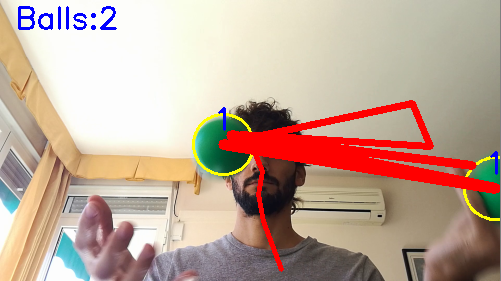
#> input picture error_frame.png, 501 x 281 px, given in place of the camera
$ python Juggling_balls_tracking.py --buffer 5 --mask 5
#> lines starting #> are read from the running program, lines starting #| are printed output that depends on the picture; after the words box and inside, x2 and y2 are one past the last pixel; in counts of white or black regions, pixels touching at a corner belong together
# Code from PyImageSearch 'Ball Tracking with OpenCV'
### https://www.pyimagesearch.com/2015/09/14/ball-tracking-with-opencv/ ###

from imutils.video import VideoStream
from collections import deque
import numpy as np
import argparse
import imutils
import time
import cv2


# construct the argument parser and parse the arguments:
ap = argparse.ArgumentParser()
ap.add_argument('-v', '--video', required=False, help='path to the input video file')
ap.add_argument('-b', '--buffer', required=True, type=int, default=32, help='buffer or length of the tail')
ap.add_argument('-m', '--mask', required=True, type=int, default=True, help='True for visualize mask, False for dont visualize')
args = vars(ap.parse_args())

# define color boundaries conditions in a HSV format,
# (defined values for green color)
# green:  (29, 86, 6)  (64, 255, 255)
lowerColor = (65, 86, 6)
upperColor = (85, 255, 255)

# initialize position vector
pts = deque(maxlen=args['buffer'])

# check if users chose video file or videostream
if not args.get('video', False):
    vs = VideoStream(src=0).start()
else:
    vs = cv2.VideoCapture(args['video'])

# time for warming up the camera or video
time.sleep(2.0)
# just a secondary variable
balls_before=0

# loop for each video frame
while True:

    # read the frame
    frame = vs.read()
#> frame is the input picture: shape (281, 501, 3); mean B, G, R 152, 167.6, 192.3

    # if user chose existed video
    if args.get('video', False):
        frame = frame[1]

    # in case it was a video, check if we have reached the end of that
    if frame is None:
        break

    # resize frame, blur it and convert it to the HSV format
    frame = imutils.resize(frame, width=600)
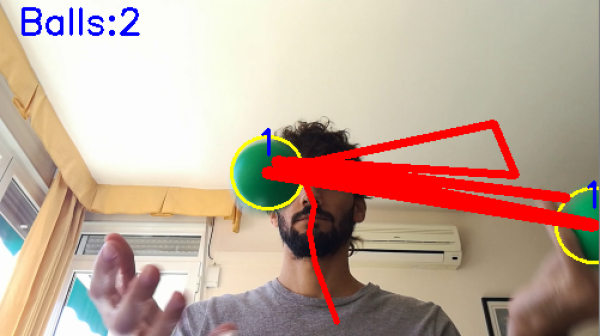
#> frame: shape (336, 600, 3); mean B, G, R 151.9, 167.5, 192.2
    blurred = cv2.GaussianBlur(frame, ksize=(11,11), sigmaX=0)
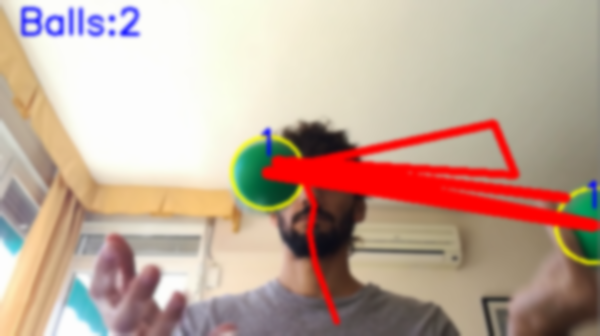
#> blurred: shape (336, 600, 3); mean B, G, R 151.9, 167.5, 192.2
    hsv = cv2.cvtColor(blurred, cv2.COLOR_BGR2HSV)
#> hsv: shape (336, 600, 3); mean H, S, V 33.7, 64.7, 196.5

    # create the mask using inRange method. Every pixel inside of both boundaries will be 1. In other case will be 0.
    mask = cv2.inRange(hsv, lowerb=lowerColor, upperb=upperColor)
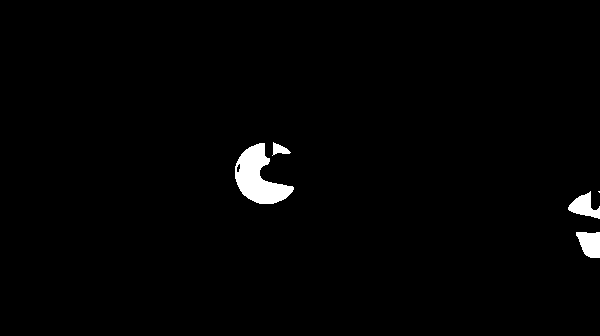
#> mask: shape (336, 600); 1.5% white; 5 white regions (1 under 20 px), largest, box (x1, y1, x2, y2) and area: (235, 143, 294, 204) 1871, (576, 232, 600, 258) 486, (568, 191, 600, 219) 460, (272, 142, 291, 156) 135
    mask = cv2.erode(mask, kernel=None, iterations=5)
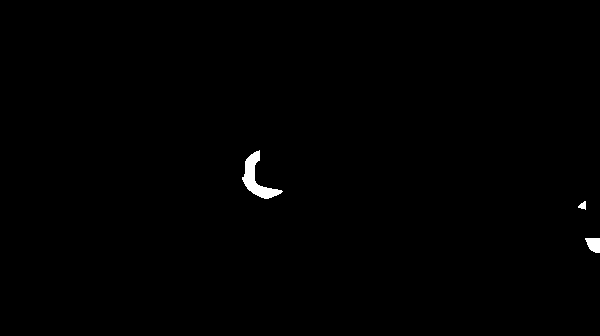
#> mask: shape (336, 600); 0.44% white; 3 white regions, box (x1, y1, x2, y2) and area: (242, 150, 283, 199) 678, (585, 238, 600, 253) 174, (578, 201, 586, 210) 45
    mask = cv2.dilate(mask, kernel=None, iterations=5)
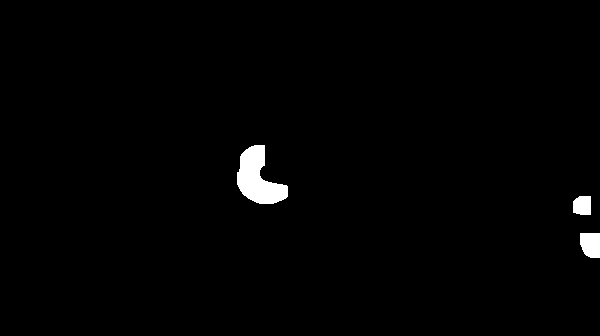
#> mask: shape (336, 600); 1.2% white; 3 white regions

    # show the mask depending on preference user's
    if args['mask'] == 1:
        cv2.imshow('mask', mask)

    # now that we have the mask, we need to find every contours of the mask.
    # In that case, we only want contours with a 'relative big size'
    all_cnts = cv2.findContours(mask, mode=cv2.RETR_EXTERNAL, method=cv2.CHAIN_APPROX_SIMPLE)
#> all_cnts = 3 contours; box (x1, y1, x2, y2) and area: (237, 145, 288, 204) 1638, (580, 233, 600, 258) 409, (573, 196, 591, 215) 282
    all_cnts = imutils.grab_contours(all_cnts)

    #if there are contours
    if len(all_cnts) > 0:

        cnts = []
        # we only want the largest contours
        for cnt in all_cnts:
            ((x,y), radius) = cv2.minEnclosingCircle(cnt)

            # we grab the real contours
            if radius > 5:
                cnts.append(cnt)
#> this loop made 3 passes
#> (x, y, radius) on passes 1 to 3: (589.5, 245, 15.31), (582.4, 205, 11.75), (265.5, 173.5, 31.31)
#> after the loop, cnts has the same summary as all_cnts


        # number of diferent balls/contours
        balls = len(cnts)
#> balls = 3

        # we clean the points vector if a ball go in/out of the frame
        if balls_before != balls:
            pts.clear()
            while len(pts) < balls:
                pts.append(deque(maxlen=args['buffer']))
#> this loop made 3 passes


        for ball, cnt in enumerate(cnts):
            try:
                # calculate the center = (x,y) and radius of the contour
                ((x,y), radius) = cv2.minEnclosingCircle(cnt)

                # calculate the distance from (x,y) to each ball
                # we chose the nearest ball to (x,y) point
                distance = []
                for index in range(0, balls):
                    distance.append((x - pts[index][0][0])**2 + (y - pts[index][0][1])**2)
                if min(distance) < 4*radius*radius:
                    thatball = distance.index(min(distance))

                # add new point to the correct ball
                pts[thatball].appendleft((int(x), int(y)))

                # draw contour
                cv2.circle(frame, center=(int(x),int(y)), radius=int(radius), color=(0,255,255), thickness=2)
                # draw center
                cv2.circle(frame, center=(int(x),int(y)), radius=5, color=(0,0,255), thickness=-1)
                # specify the ball number
                cv2.putText(frame, str(thatball+1), org=(int(x-10),int(y-15)), fontFace=cv2.FONT_HERSHEY_SIMPLEX, fontScale=1, color=(255,0,0), thickness=2)

                # draw tails of balls
                cv2.putText(frame, text='Balls:'+ str(balls), org=(15,28), fontFace=cv2.FONT_HERSHEY_SIMPLEX, fontScale=1, color=(255,0,0), thickness=2)
                for i in range(1, len(pts[thatball])):
                    if pts[thatball][i] is None or pts[thatball][i-1] is None:
                        continue
                    thickness = int(np.sqrt(args['buffer']/float(i+1))*2.5)
                    cv2.line(frame, pt1=pts[thatball][i-1], pt2=pts[thatball][i], color=(0,0,255), thickness=thickness)

            # only for first iteration
            # because during first iteration we haven't points to calculate distances
            except:
                pts[ball].appendleft((int(x), int(y)))

        # update number of balls
        balls_before = balls
#> balls_before = 3

    # show the frame with identified balls and paths
    cv2.imshow('frame', frame)

    # key to stop the program
    key = cv2.waitKey(1) & 0xFF
#> (key q is pressed here)
    if key == ord('q'):
        break

# a bit of cleaning :)
if not args.get('video', False):
    vs.stop()
else:
    vs.release()

cv2.destroyAllWindows()
